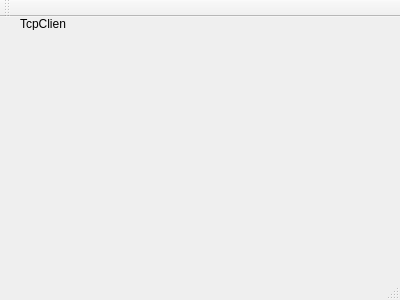
<?xml version="1.0" encoding="UTF-8"?>
<ui version="4.0">
 <class>MainWindow</class>
 <widget class="QMainWindow" name="MainWindow">
  <property name="geometry">
   <rect>
    <x>0</x>
    <y>0</y>
    <width>400</width>
    <height>300</height>
   </rect>
  </property>
  <property name="windowTitle">
   <string>MainWindow</string>
  </property>
  <widget class="QWidget" name="centralWidget">
   <widget class="QLabel" name="label">
    <property name="geometry">
     <rect>
      <x>20</x>
      <y>0</y>
      <width>46</width>
      <height>13</height>
     </rect>
    </property>
    <property name="text">
     <string>TcpClient</string>
    </property>
   </widget>
  </widget>
  <widget class="QMenuBar" name="menuBar">
   <property name="geometry">
    <rect>
     <x>0</x>
     <y>0</y>
     <width>400</width>
     <height>21</height>
    </rect>
   </property>
  </widget>
  <widget class="QToolBar" name="mainToolBar">
   <attribute name="toolBarArea">
    <enum>TopToolBarArea</enum>
   </attribute>
   <attribute name="toolBarBreak">
    <bool>false</bool>
   </attribute>
  </widget>
  <widget class="QStatusBar" name="statusBar"/>
 </widget>
 <layoutdefault spacing="6" margin="11"/>
 <resources/>
 <connections/>
</ui>
